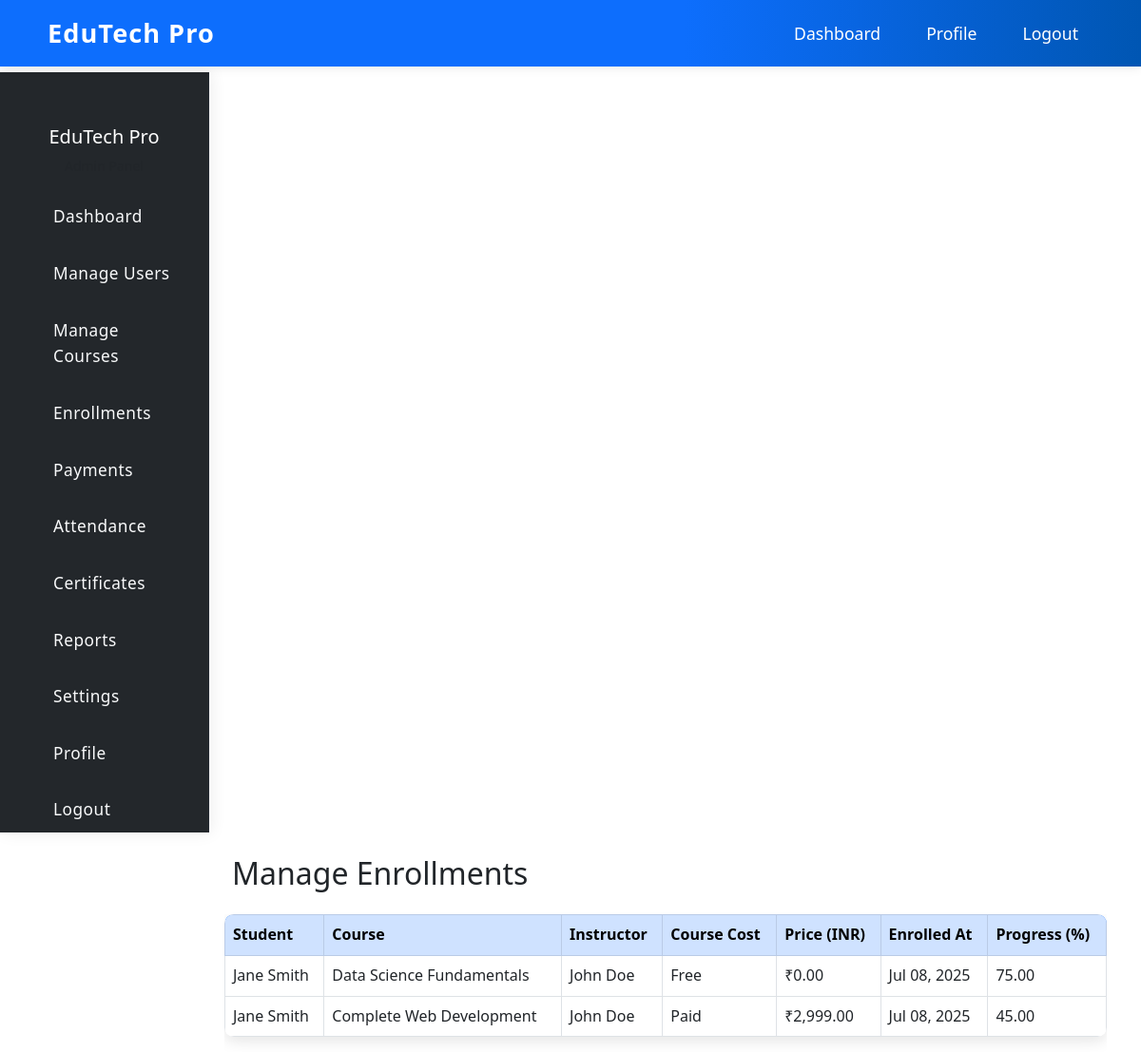
Page /admin/enrollments.php (signed in) on the committed database.
### tables this page shows
CREATE TABLE IF NOT EXISTS `enrollments` (
    `id` INT AUTO_INCREMENT PRIMARY KEY,
    `student_id` INT NOT NULL,
    `course_id` INT NOT NULL,
    `enrolled_at` TIMESTAMP DEFAULT CURRENT_TIMESTAMP,
    `progress` DECIMAL(5,2) DEFAULT 0.00,
    `completed_at` TIMESTAMP NULL,
    `last_accessed` TIMESTAMP NULL,
    `status` ENUM('active', 'completed', 'cancelled') DEFAULT 'active',
    FOREIGN KEY (`student_id`) REFERENCES `users`(`id`) ON DELETE CASCADE,
    FOREIGN KEY (`course_id`) REFERENCES `courses`(`id`) ON DELETE CASCADE,
    UNIQUE KEY `unique_enrollment` (`student_id`, `course_id`)
);

CREATE TABLE IF NOT EXISTS `users` (
    `id` INT AUTO_INCREMENT PRIMARY KEY,
    `google_id` VARCHAR(255) UNIQUE,
    `username` VARCHAR(50) UNIQUE,
    `email` VARCHAR(100) UNIQUE NOT NULL,
    `password` VARCHAR(255),
    `full_name` VARCHAR(100) NOT NULL,
    `role` ENUM('admin', 'teacher', 'student') NOT NULL,
    `profile_image` VARCHAR(255),
    `phone` VARCHAR(20),
    `address` TEXT,
    `status` ENUM('active', 'inactive', 'pending') DEFAULT 'active',
    `created_at` TIMESTAMP DEFAULT CURRENT_TIMESTAMP,
    `updated_at` TIMESTAMP DEFAULT CURRENT_TIMESTAMP ON UPDATE CURRENT_TIMESTAMP
);

CREATE TABLE IF NOT EXISTS `courses` (
    `id` INT AUTO_INCREMENT PRIMARY KEY,
    `title` VARCHAR(200) NOT NULL,
    `description` TEXT,
    `instructor_id` INT,
    `category` VARCHAR(100),
    `level` ENUM('beginner', 'intermediate', 'advanced') DEFAULT 'beginner',
    `price` DECIMAL(10,2) DEFAULT 0.00,
    `is_premium` BOOLEAN DEFAULT FALSE,
    `thumbnail` VARCHAR(255),
    `duration` INT DEFAULT 0,
    `total_lessons` INT DEFAULT 0,
    `total_students` INT DEFAULT 0,
    `rating` DECIMAL(3,2) DEFAULT 0.00,
    `status` ENUM('draft', 'published', 'archived') DEFAULT 'draft',
    `created_at` TIMESTAMP DEFAULT CURRENT_TIMESTAMP,
    `updated_at` TIMESTAMP DEFAULT CURRENT_TIMESTAMP ON UPDATE CURRENT_TIMESTAMP,
    FOREIGN KEY (`instructor_id`) REFERENCES `users`(`id`) ON DELETE SET NULL
);

### admin/enrollments.php (the view, shortened to what this page needs)
<?php
require_once '../config/database.php';
$stmt = $pdo->prepare('
    SELECT e.*, u.full_name as student_name, c.title as course_title, t.full_name as instructor_name, c.is_premium, c.price
    FROM enrollments e
    JOIN users u ON e.student_id = u.id
    JOIN courses c ON e.course_id = c.id
    LEFT JOIN users t ON c.instructor_id = t.id
    ORDER BY e.enrolled_at DESC
');
$stmt->execute();
$enrollments = $stmt->fetchAll();
?>
<!DOCTYPE html>
<html lang="en">
<head>
    <link href="https://cdn.jsdelivr.net/npm/bootstrap@5.3.0/dist/css/bootstrap.min.css" rel="stylesheet">
    <link href="../assets/css/style.css" rel="stylesheet">
</head>
<body>
    <nav class="navbar navbar-expand-lg navbar-dark bg-primary fixed-top">
        <div class="container">
            <a class="navbar-brand fw-bold" href="dashboard.php">
                <i class="fas fa-graduation-cap me-2"></i>EduTech Pro
            </a>
            <div class="collapse navbar-collapse" id="navbarNav">
                <ul class="navbar-nav ms-auto">
                    <li class="nav-item"><a class="nav-link" href="dashboard.php">Dashboard</a></li>
                    <li class="nav-item"><a class="nav-link" href="profile.php">Profile</a></li>
                    <li class="nav-item"><a class="nav-link" href="logout.php">Logout</a></li>
                </ul>
            </div>
        </div>
    </nav>
    <div class="container-fluid" style="margin-top: 76px;">
        <div class="row">
            <nav class="col-md-3 col-lg-2 d-md-block sidebar collapse">
                <div class="position-sticky">
                    <div class="text-center mb-4 d-flex flex-column align-items-center">
                        <h5 class="text-white mt-2">EduTech Pro</h5>
                        <small class="text-muted">Admin Panel</small>
                    </div>
                    <ul class="nav flex-column">
                        <li class="nav-item"><a class="nav-link" href="dashboard.php"><i class="fas fa-tachometer-alt me-2"></i>Dashboard</a></li>
                        <li class="nav-item"><a class="nav-link" href="users.php"><i class="fas fa-users me-2"></i>Manage Users</a></li>
                        <li class="nav-item"><a class="nav-link" href="courses.php"><i class="fas fa-book me-2"></i>Manage Courses</a></li>
                        <li class="nav-item"><a class="nav-link" href="enrollments.php"><i class="fas fa-user-graduate me-2"></i>Enrollments</a></li>
                        <li class="nav-item"><a class="nav-link" href="payments.php"><i class="fas fa-credit-card me-2"></i>Payments</a></li>
                        <li class="nav-item"><a class="nav-link" href="attendance.php"><i class="fas fa-calendar-check me-2"></i>Attendance</a></li>
                        <li class="nav-item"><a class="nav-link" href="certificates.php"><i class="fas fa-certificate me-2"></i>Certificates</a></li>
                        <li class="nav-item"><a class="nav-link" href="reports.php"><i class="fas fa-chart-bar me-2"></i>Reports</a></li>
                        <li class="nav-item"><a class="nav-link" href="settings.php"><i class="fas fa-cog me-2"></i>Settings</a></li>
                        <li class="nav-item"><a class="nav-link" href="profile.php"><i class="fas fa-user-cog me-2"></i>Profile</a></li>
                        <li class="nav-item"><a class="nav-link" href="logout.php"><i class="fas fa-sign-out-alt me-2"></i>Logout</a></li>
                    </ul>
                </div>
            </nav>
            <main class="col-md-9 ms-sm-auto col-lg-10 px-md-4 dashboard-main-content">
                <div class="container mt-4">
                    <h2 class="mb-4"><i class="fas fa-user-graduate me-2"></i>Manage Enrollments</h2>
                    <div class="table-responsive">
                        <table class="table table-hover table-bordered">
                            <thead class="table-primary">
                                <tr>
                                    <th>Student</th>
                                    <th>Course</th>
                                    <th>Instructor</th>
                                    <th>Course Cost</th>
                                    <th>Price (INR)</th>
                                    <th>Enrolled At</th>
                                    <th>Progress (%)</th>
                                </tr>
                            </thead>
                            <tbody>
                                <?php foreach ($enrollments as $enrollment): ?>
                                <tr>
                                    <td><?php echo htmlspecialchars($enrollment['student_name']); ?></td>
                                    <td><?php echo htmlspecialchars($enrollment['course_title']); ?></td>
                                    <td><?php echo htmlspecialchars($enrollment['instructor_name'] ?: 'N/A'); ?></td>
                                    <td><?php echo $enrollment['is_premium'] ? 'Paid' : 'Free'; ?></td>
                                    <td>₹<?php echo number_format($enrollment['price'], 2); ?></td>
                                    <td><?php echo date('M d, Y', strtotime($enrollment['enrolled_at'])); ?></td>
                                    <td><?php echo number_format($enrollment['progress'], 2); ?></td>
                                </tr>
                                <?php endforeach; ?>
                            </tbody>
                        </table>
                    </div>
                </div>
            </main>
        </div>
    </div>
</body>
</html>

### assets/css/style.css (style rules this page uses)
:root { --primary-color: #0d6efd; --secondary-color: #6c757d; --success-color: #198754; --warning-color: #ffc107; --danger-color: #dc3545; --light-color: #f8f9fa; --dark-color: #212529; }
* { margin: 0; padding: 0; box-sizing: border-box; }
body { font-family: 'Segoe UI', Tahoma, Geneva, Verdana, sans-serif; line-height: 1.6; color: var(--dark-color); padding-top: 76px; }
.navbar { background: linear-gradient(90deg, #0d6efd 60%, #0056b3 100%) !important; box-shadow: 0 2px 10px rgba(0,0,0,0.08); }
.navbar .navbar-brand { font-weight: 700; font-size: 1.7rem; color: #fff !important; letter-spacing: 1px; }
.navbar .nav-link, .navbar .dropdown-toggle { color: #fff !important; font-size: 1.1rem; margin-left: 1rem; margin-right: 1rem; transition: color 0.2s; }
body { padding-top: 76px; }
.sidebar { background: #23272b !important; color: #f8f9fa; box-shadow: 2px 0 16px rgba(0,0,0,0.08); border-top: none !important; border-right: 1px solid #222831; margin-top: 0 !important; border-top-left-radius: 0 !important; border-top-right-radius: 0 !important; top: 0; position: sticky; height: 100vh; z-index: 1029; display: flex; flex-direction: column; min-width: 220px; padding: 2rem 1rem 1rem 1rem; }
.sidebar .text-center { margin-top: 0 !important; margin-bottom: 2rem !important; }
.sidebar .nav-link { color: #f8f9fa !important; background: transparent; padding: 0.75rem 1.25rem; border-radius: 8px; margin-bottom: 0.5rem; font-size: 1.08rem; font-weight: 500; letter-spacing: 0.5px; transition: background 0.2s, color 0.2s, box-shadow 0.2s; display: flex; align-items: center; gap: 0.75rem; }
.table { border-radius: 10px; overflow: hidden; box-shadow: 0 5px 15px rgba(0,0,0,0.1); }
.table thead { background: var(--primary-color); color: white; }
.container-fluid, .row, main { margin-top: 0 !important; }
.dashboard-main-content { margin-top: 0 !important; }
.sidebar .text-center { margin-top: 0 !important; margin-bottom: 1rem !important; }

### rows in the picture
enrollments: student.full_name "Jane Smith", course.title "Data Science Fundamentals", users.full_name "John Doe", shows "Free", course.price "0.00", enrolled_at "Jul 08, 2025", progress "75.00"
enrollments: student.full_name "Jane Smith", course.title "Complete Web Development", users.full_name "John Doe", shows "Paid", course.price "2,999.00", enrolled_at "Jul 08, 2025", progress "45.00"
